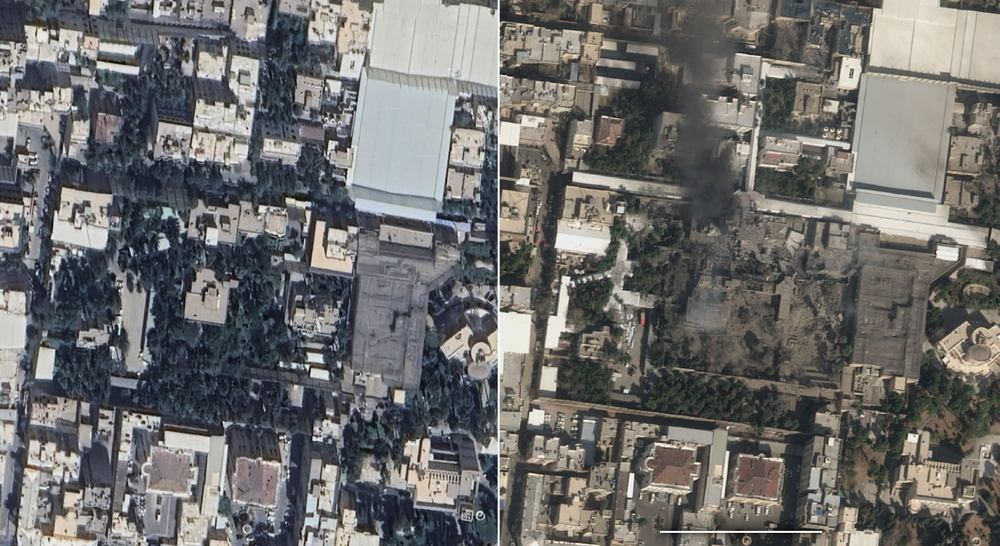
#> input picture images/24-1.png, 1000 x 546 px, shrunk from 1520 x 830 before the run, found by its file name
$ jupyter execute 24_Bombing_Destructive_Power_Analysis.ipynb
#> lines starting #> are read from the running program, lines starting #| are printed output that depends on the picture; after the words box and inside, x2 and y2 are one past the last pixel; in counts of white or black regions, pixels touching at a corner belong together
# **Ch 24. Bombing Destructive Power Analysis**

## <span style="color: blue;">**1. Before and After Photos of Iranian Leadership Compound Destruction**</span>

Source: https://www.abc.net.au/news/2026-03-01/abc-verify-satellite-over-ayatollah-compound/106402030

## **ChatGPT: Explanation**

The image above appears to be a satellite photo comparison of the same area before (left) and after (right) a bombing. The analysis focuses on **the degree of structural destruction, thermal/shock effects, and spatial impact range**.

---

### 1. Comparison of Structural Destruction Patterns

#### (1) Building Collapse Characteristics

* Left (before bombing):

  * A large rectangular structure and adjacent smaller buildings maintain clearly defined roof shapes.
  * Shadows and building outlines are distinct, with no signs of roof damage.

* Right (after bombing):

  * The central large building has nearly completely collapsed.
  * The roof structure has disappeared, exposing the internal structure.
  * Debris has spread extensively to surrounding areas.
  * This represents **total structural failure** rather than partial collapse.

→ This is interpreted as **structural collapse caused by high-explosive impact**, not a simple fire.

---

### 2. Blast Center and Energy Transfer Characteristics

#### (1) Center of Destruction

* In the right image, the most severe damage is at the central complex structure.
* Surrounding buildings show relatively less damage → The **blast center likely lies within or immediately adjacent to the building**.

#### (2) Vertical Collapse vs. Lateral Impact

* Rather than the building being blown sideways,

  * The pattern shows collapse from top to bottom.
* This suggests a precision air-dropped strike or internal detonation after top-down penetration.

---

### 3. Thermal Effects and Secondary Damage

* Black smoke traces extend upward over a considerable distance.
* This indicates not merely structural collapse but likely **high-temperature combustion accompanied by secondary fires**.
* Color differences in the debris suggest internal materials may have burned.

---

### 4. Estimated Spatial Destruction Range

While precise distance measurement is not possible, based on visual proportions:

* Severe collapse radius: Approximately the entire building footprint + portions of adjacent buildings
* Moderate damage radius: Approximately 1–2 building distances
* Minor damage radius: Additional portions of surrounding blocks

This pattern is similar to the characteristics of a **localized high-yield precision strike**.

---

### 5. Destructive Power Assessment

Classifying destructive power from a structural perspective:

| Assessment Category | Level |
| -------- | ------------------ |
| Degree of structural collapse | Very high (total collapse) |
| Thermal damage | High |
| Surrounding impact range | Limited but with definite secondary damage |
| Precision | Concentrated on the central target |

In other words, this appears to be a **high-energy strike concentrated on a specific structure rather than a wide-area destruction type**.

---

### 6. Military Perspective Characteristics (General Analysis)

Such patterns are generally consistent with:

* Direct strike by a large explosive ordnance
* Penetration followed by internal detonation
* Warhead detonating inside the target, causing internal pressure buildup → structural collapse

---

### 7. Limitations

* Limited satellite resolution
* Differences in camera angle and timing
* Internal structural conditions unconfirmed
* Weapon type cannot be specifically identified

Therefore, this is an **assessment limited to external damage analysis**.

---

If needed, the following analyses are also possible:

* Blast wave propagation pattern estimation model
* Structural engineering collapse mechanism analysis
* Approximate reverse estimation of explosion energy level (engineering approach)
* Explanation of pixel-based damage area quantification methods using before/after images

Specify which direction you would like to explore further.

## <span style="color: blue;">**2. Blast Wave Propagation Pattern Estimation Model**</span>

## **ChatGPT: Explanation**

To "estimate" blast wave propagation patterns, modeling is typically divided into two layers: 1) First-order approximation using free-space blast wave scaling, and 2) A second-order model correcting for anisotropy (directionality), reflection, and shielding caused by urban structures. When only "damage traces" are available, as in before/after satellite imagery, the most practical approach is to generate approximate isobars (equal overpressure contours) from layer 1), then distort them using layer 2).

Below is a ready-to-use "estimation model" framework.

---

### 1) First-Order Approximation: Free-Space Spherical Propagation + Hopkinson–Cranz Scaling

Converting the explosion to TNT equivalent mass $W$ (kg TNT), the scaled distance from the blast center at distance $R$ (m) is:

$$
Z = \frac{R}{W^{1/3}}
$$

Then the incident peak overpressure $\Delta P_i$ is expressed as:

$$
\Delta P_i(R) = f(Z)
$$

in the form of an empirical formula/table. In practice, empirical formulas such as Kingery–Bulmash provide $f(Z)$. The key insight is that "similar $Z$ values yield similar blast wave intensities."

Beyond peak overpressure, the positive phase impulse $I_+$, which is more directly related to structural damage, is also used:

$$
I_+(R) = g(Z)
$$

Thus, the first-order model output consists of two radial profiles $(\Delta P_i(R), I_+(R))$ at each distance $R$.

At this stage, the isobars are perfect circles (cross-sections of spheres). If the damage pattern is approximately circular, this approximation alone provides a reasonable explanation.

---

### 2) Reflection/Face Pressure Correction: Reflected Overpressure at Target Surfaces

When a wave strikes a surface head-on, like a building wall, the actual applied pressure increases due to reflection. Denoting the reflected overpressure as $\Delta P_r$:

$$
\Delta P_r = \Delta P_i \cdot \Phi(\Delta P_i, P_0, \gamma)
$$

where $P_0$ is atmospheric pressure and $\gamma$ is the specific heat ratio (for air). $\Phi$ is the reflection coefficient; while the precise formula is fluid dynamics-based, for practical estimation it suffices to capture the directionality that "reflected pressure is greater than incident."

If the damage centers on "wall destruction/window breakage near the blast center," using $\Delta P_r$ provides a better fit.

---

### 3) Second-Order Urban Model: Propagation Kernel That 'Distorts' the Circle

In reality, buildings modify blast waves through:

* Shielding
* Channeling (flowing along alleyways)
* Reflection/multiple reflections
* Diffraction

This is simply modeled as a "spatial weight field" $A(x)$. The effective overpressure at location $x$ is:

$$
\Delta P_{\text{eff}}(x) = \Delta P_i(R(x)) \cdot A(x)
$$

where $R(x)$ is the distance from the blast center to $x$. $A(x)=1$ means identical to free space, 0.5 means halved attenuation, and 1.5 means amplification due to reflection/focusing.

The question is how to construct $A(x)$; for satellite imagery-based analysis, the following approaches are practical:

#### 3.1 Shielding / Line-of-Sight (LOS) Based Model

If the line of sight from the blast center to location $x$ passes through building masses, attenuation is applied:

$$
A(x) = \exp(-k \cdot L_{\text{occ}}(x))
$$

* $L_{\text{occ}}(x)$: Total length of the blast-center-to-$x$ line segment passing through "opaque obstacles (buildings)"
* $k$: Attenuation intensity parameter

This produces a pattern where damage drops sharply in directions where large buildings serve as shields.

#### 3.2 Road/Alley Channeling Correction

The effect of blast waves traveling farther along open corridors (roads) is modeled as "path cost." The effective distance $R_{\text{eff}}(x)$ from the blast center to $x$ is defined as the shortest path:

$$
R_{\text{eff}}(x) = \min_{\pi: 0 \to x} \int_{\pi} c(s) ds
$$

* Open spaces (roads, vacant lots) have low cost $c(s)$
* Building interiors/thick obstacles have high cost

Then:

$$
\Delta P_{\text{eff}}(x) = f\left(\frac{R_{\text{eff}}(x)}{W^{1/3}}\right)
$$

This naturally produces isobars elongated along roads.

This is a typical implementation using "Eikonal/fast marching" methods (not precise CFD, but produces plausible patterns).

---

### 4) Reverse Parameter Estimation from Damage Observations

What we typically obtain from photos is not "continuous pressure" but "damage grades." For example, at each location $x$, damage grade $D(x)$ can be labeled as:

* 0: No damage
* 1: Minor (glass/partial roof)
* 2: Moderate (partial collapse)
* 3: Severe (total collapse)

(manual labeling or segmentation). Then, with threshold overpressures $\theta_j$ per grade:

$$
P(D(x) \ge j) = \sigma\left(\alpha(\Delta P_{\text{eff}}(x) - \theta_j)\right)
$$

* $\sigma(t) = \frac{1}{1+e^{-t}}$
* $\alpha$: Sharpness of the boundary

This allows fitting the unknowns $W, k, \theta_j, \alpha$ via maximum likelihood estimation (MLE) or Bayesian methods.

In practice, it is most stable to first set $A(x)=1$ and roughly fit $W$, then add urban attenuation parameters like $k$ to match the "directionality."

---

### 5) What This Model Produces: "Blast Wave Propagation Pattern Map"

The final output typically consists of two maps:

1. $\Delta P_{\text{eff}}(x)$ heatmap: Isobars appearing distorted from circular form
2. $P(D(x)\ge j)$ map: Damage probability (or expected damage grade) map

Overlaying these two can explain "why damage extended further in a particular direction" through channeling/shielding.

---

If desired, I can follow up with Python code showing "how to create a damage mask (simple heuristic) from the before/after images you provided and how to fit the model parameters above." However, since that requires pixel-level processing of the actual images, specify the desired output format in one line (e.g., just 3 isobars, or a full damage probability heatmap) and I will tailor the model accordingly.

## <span style="color: blue;">**3. Damage Probability Heatmap**</span>

## **ChatGPT: Analysis**

A damage probability (here, "severe damage" probability) heatmap was created. The pixel difference between the before (left) and after (right) images was used as a damage intensity proxy, and from the estimated blast center $(c_x, c_y)$, the probability decreases in logistic form with respect to distance $r$:

$$
p_{\text{severe}}(r)=\frac{1}{1+\exp\left(\frac{r-r_2}{s}\right)}
$$

where $r_2$ is the intermediate isobar radius (cumulative 75% radius) defined earlier, and $s$ is the transition width (approximately $0.1r_2$). That is, this is a "relative" damage probability map normalized so that $p_{\text{severe}}=0.5$ at $r=r_2$ (not based on absolute kPa values).

**Overlay (on the post-bombing image)**

If desired, "any damage" can also be drawn in the same manner (defined as reaching 0.5 at the outer radius $r_3$).

## 💻 **Python Code**

[cell 1]
from PIL import Image
import numpy as np
import matplotlib.pyplot as plt

# -------------------------------------------------
# 0. Utility: RGB -> Grayscale
# -------------------------------------------------
def to_gray(a):
    # ITU-R BT.601 luminance coefficients (weighted sum)
    return (0.299*a[...,0] + 0.587*a[...,1] + 0.114*a[...,2]).astype(np.float32)

# -------------------------------------------------
# 1. Utility: Integral image-based box blur (mean filter) - very fast
# -------------------------------------------------
def box_blur_fast(img2d, k=9):
    """
    img2d: (H, W) float32
    k: kernel size (odd recommended)
    Returns: (H, W) float32 blurred result
    """
    if k < 1:
        return img2d.copy()

    pad = k // 2

    # Edge padding (same effect as original code)
    p = np.pad(img2d, ((pad, pad), (pad, pad)), mode="edge")

    # Integral image: computes rectangle sums in O(1) using cumulative sums
    # Uses (H+1, W+1) zero-padded cumulative sum format for convenience
    s = np.pad(p, ((1, 0), (1, 0)), mode="constant").cumsum(axis=0).cumsum(axis=1)

    # Compute k×k window sum at each position in one operation
    # Window top-left (i, j) to bottom-right (i+k-1, j+k-1) sum:
    # sum = S[i+k, j+k] - S[i, j+k] - S[i+k, j] + S[i, j]
    H, W = img2d.shape
    sum_k = (
        s[k:k+H, k:k+W]
        - s[0:H,   k:k+W]
        - s[k:k+H, 0:W]
        + s[0:H,   0:W]
    )

    return (sum_k / (k * k)).astype(np.float32)

# -------------------------------------------------
# 2. Load input image and split left/right (before/after bombing)
# -------------------------------------------------
img_path = "../images/24-1.png"
img = Image.open(img_path).convert("RGB")
#> img is the input picture: PIL image 1000x546 RGB; mean R, G, B 109.6, 108.9, 107.8
arr = np.array(img)

h, w, _ = arr.shape
mid = w // 2
left  = arr[:, :mid, :]   # Before bombing
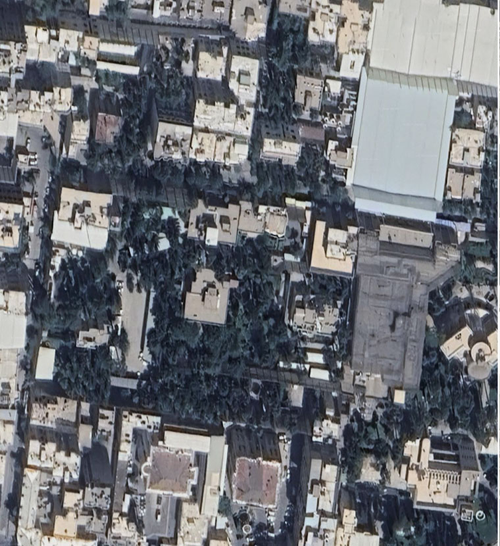
#> left: shape (546, 500, 3); mean R, G, B 109.3, 111.6, 116.6
right = arr[:, mid:, :]   # After bombing
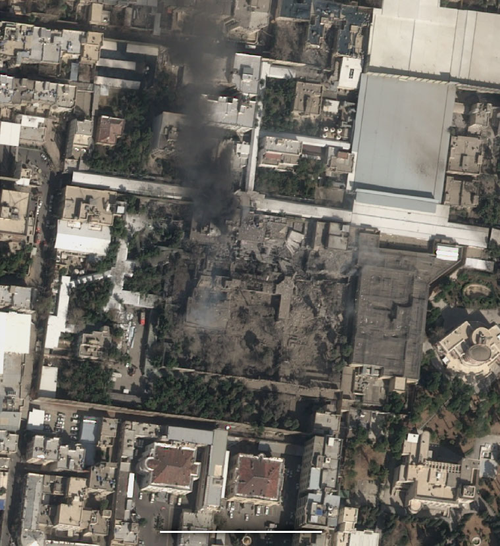
#> right: shape (546, 500, 3); mean R, G, B 109.9, 106.1, 98.9

# -------------------------------------------------
# 3. Compute before/after difference (damage proxy) + stabilize with blur
# -------------------------------------------------
gL = to_gray(left)
gR = to_gray(right)
diff = np.abs(gR - gL)

# Replace slow double for-loop with integral image box blur
k = 9
blur = box_blur_fast(diff, k=k)
#> in box_blur_fast, `s = np.pad(p, ((1, 0), (1, 0)), mode="constant").cumsum(axis=0).cumsum..`:
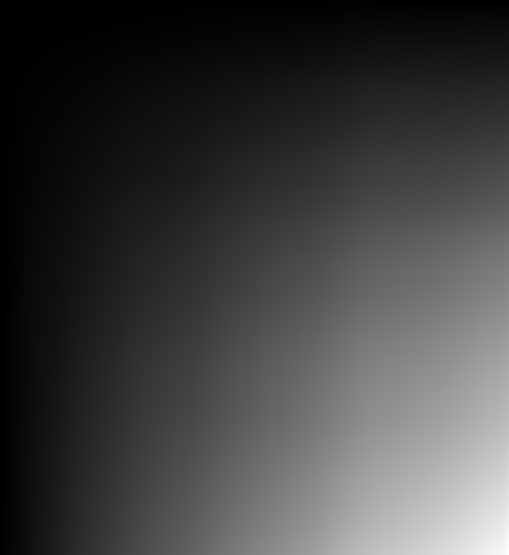
#> s: shape (555, 509) float32; min 0, max 12489577, mean 3158472; drawn with min black and max white
#> in box_blur_fast, `return (sum_k / (k * k)).astype(np.float32)`:
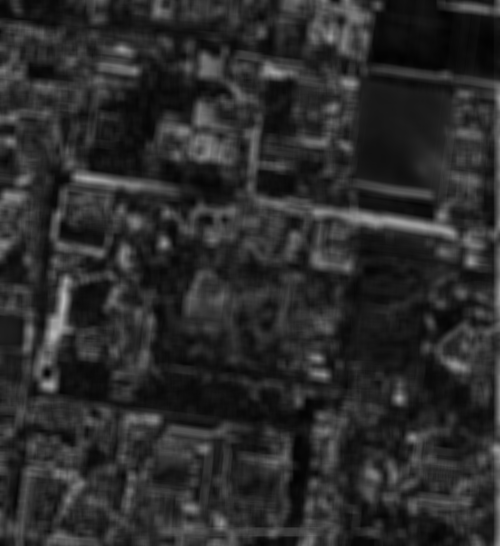
#> returned value: shape (546, 500) float32; min 2.36, max 184.4, mean 43.8

# -------------------------------------------------
# 4. Use top percentile of change as "severe damage" candidates
#    and estimate blast center (weighted centroid)
# -------------------------------------------------
thr = np.percentile(blur, 99.2)   # Top 0.8%
#> thr = 126.9
mask = blur >= thr
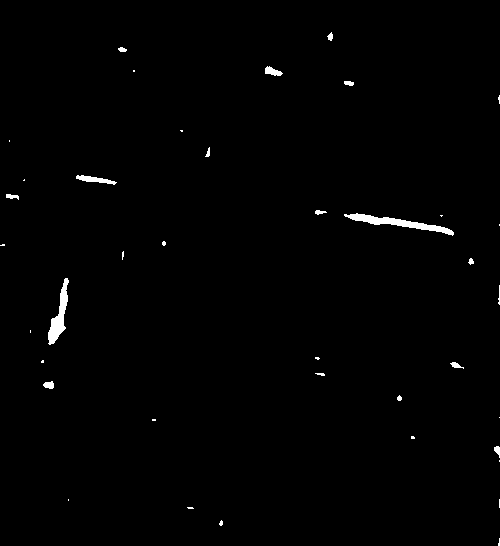
#> mask: shape (546, 500) bool; 0.8% white; 39 white regions (22 under 20 px), largest, box (x1, y1, x2, y2) and area: (344, 213, 454, 236) 694, (48, 278, 69, 345) 562, (76, 175, 117, 185) 184
weights = blur * mask

ys, xs = np.indices(weights.shape)
W = weights.sum()
#> W = 312671.4

# Safety check: if threshold is too high and mask is empty
if W == 0:
    cy, cx = h / 2, (mid) / 2
else:
    cy = (ys * weights).sum() / W
#> cy = 253.1
    cx = (xs * weights).sum() / W
#> cx = 240.4

# -------------------------------------------------
# 5. Compute radius r from blast center
# -------------------------------------------------
dy = ys - cy
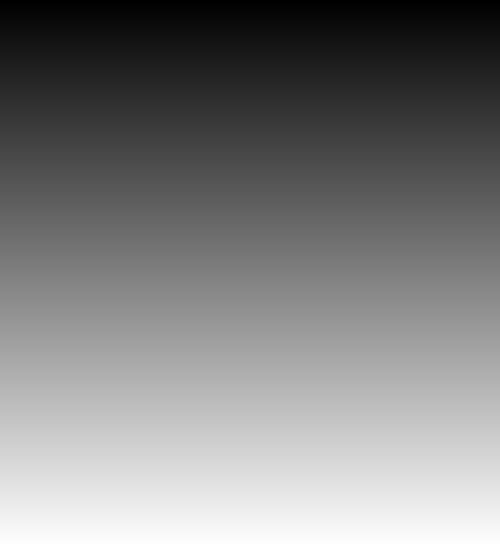
#> dy: shape (546, 500) float64; min -253.1, max 291.9, mean 19.4; drawn with min black and max white
dx = xs - cx
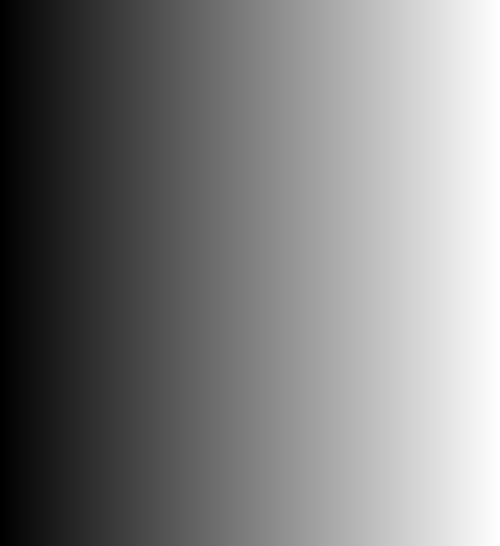
#> dx: shape (546, 500) float64; min -240.4, max 258.6, mean 9.1; drawn with min black and max white
r = np.sqrt(dx*dx + dy*dy)
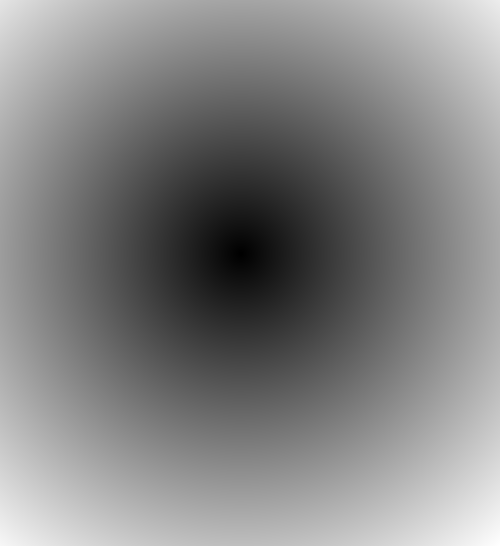
#> r: shape (546, 500) float64; min 0.442, max 389.9, mean 201; drawn with min black and max white

# -------------------------------------------------
# 6. Define 3 isobar radii (r1, r2, r3) from damage intensity
#    cumulative distribution
# -------------------------------------------------
r_flat = r.ravel()
w_flat = weights.ravel()

order = np.argsort(r_flat)
r_sorted = r_flat[order]
w_sorted = w_flat[order]

cum = np.cumsum(w_sorted)
total = cum[-1] if cum.size else 0.0
#> total = 312671.2

levels = [0.50, 0.75, 0.90]
radii = []

if total == 0.0:
    # Safety handling when damage pixels are essentially absent
    r1 = r2 = r3 = 1.0
else:
    for lv in levels:
        idx = np.searchsorted(cum, lv * total)
        idx = min(max(idx, 0), len(r_sorted) - 1)
        radii.append(r_sorted[idx])
#> this loop made 3 passes
#> idx on passes 1 to 3: 108542, 132747, 177069
#> after the loop, radii = [185.9, 205.6, 237.4]
    r1, r2, r3 = radii
#> r1 = 185.9; r2 = 205.6; r3 = 237.4

# -------------------------------------------------
# 7. Distance-based damage probability (relative) model: logistic
# -------------------------------------------------
def logistic(z):
    return 1.0 / (1.0 + np.exp(-z))

# Transition width (~10% of radius) to avoid overly sharp step
s_any = max(1.0, 0.10 * r3)
#> s_any = 23.74
s_sev = max(1.0, 0.10 * r2)
#> s_sev = 20.56

# Set p_any ≈ 0.5 at r=r3, p_sev ≈ 0.5 at r=r2
p_any = logistic((r3 - r) / s_any)
p_sev = logistic((r2 - r) / s_sev)
#> in logistic (call 2), `return 1.0 / (1.0 + np.exp(-z))`:
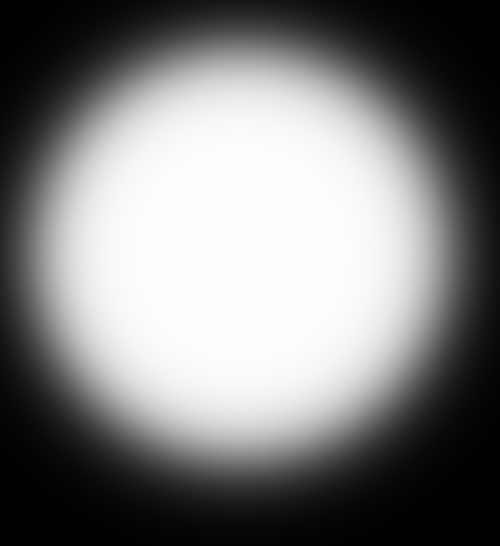
#> returned value: shape (546, 500) float64; min 0.000127, max 1, mean 0.497

p_any = np.clip(p_any, 0, 1)
p_sev = np.clip(p_sev, 0, 1)

# -------------------------------------------------
# 8. Visualization: Overlay severe damage probability heatmap
#    on post-bombing image
# -------------------------------------------------
fig, ax = plt.subplots(figsize=(7, 5))
ax.imshow(right)
hm = ax.imshow(p_sev, alpha=0.55)  # Use default colormap
ax.scatter([cx], [cy], s=60, marker="x", linewidths=2)
ax.set_axis_off()
ax.set_title("Estimated Damage Probability Heatmap (severe)")

cbar = plt.colorbar(hm, ax=ax, fraction=0.046, pad=0.04)
cbar.set_label("Probability")

fig.tight_layout()
plt.show()
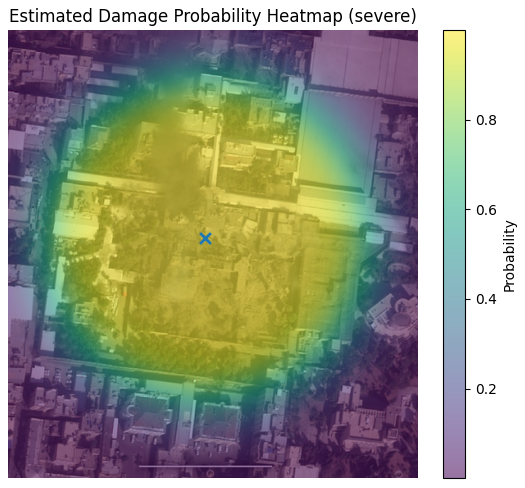
#> figure drawn by matplotlib, 2 panels
